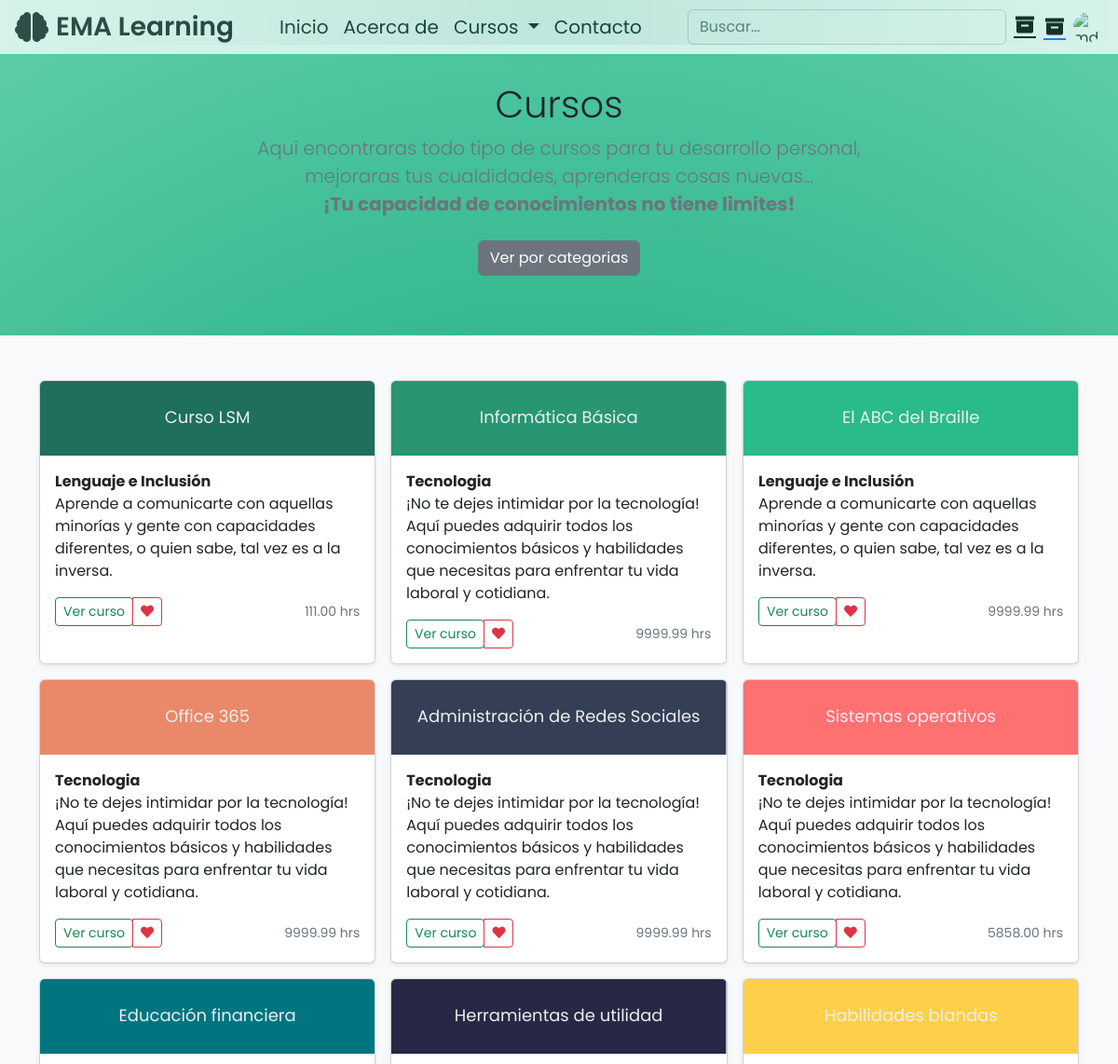
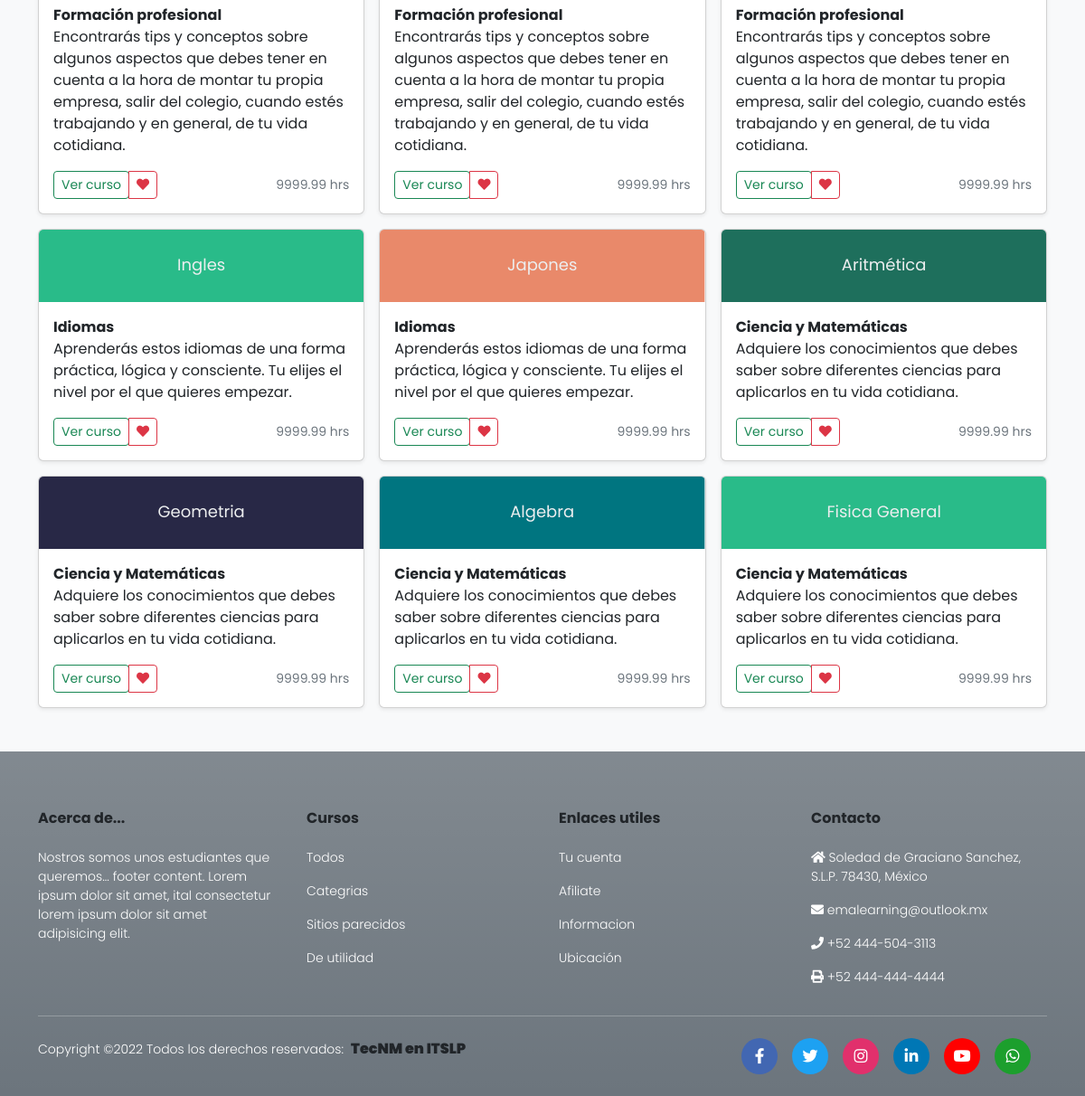
The page /Otra_Version/cursos.php (signed in) on the database its author committed (2 pictures, top to bottom).
### tables this page shows
CREATE TABLE `cursos` (
  `id` int(11) NOT NULL,
  `nombre` varchar(40) NOT NULL,
  `categoria` int(30) NOT NULL,
  `descripcion` text NOT NULL,
  `duracion` decimal(6,2) NOT NULL DEFAULT 0.00,
  `precio` decimal(6,2) NOT NULL DEFAULT 0.00,
  `imagen` varchar(1000) NOT NULL,
  `color` varchar(8) NOT NULL
);

CREATE TABLE `categorias` (
  `id` int(11) NOT NULL,
  `categoria` varchar(40) NOT NULL,
  `descripcion` text NOT NULL,
  `imagen` varchar(30) NOT NULL
);

### Otra_Version/cursos.php (the view, shortened to what this page needs)
<!DOCTYPE html>
<html lang="en">
<head>
  <link rel="stylesheet" href="https://cdnjs.cloudflare.com/ajax/libs/font-awesome/5.15.2/css/all.min.css">
  <link href='https://unpkg.com/boxicons@2.1.1/css/boxicons.min.css' rel='stylesheet'>
  <link rel="stylesheet" href="css/bootstrap.min.css">
  <link rel="stylesheet" href="css/style.css">
  <link rel="stylesheet" href="css/header.css">
  <link rel="stylesheet" href="https://unpkg.com/aos@next/dist/aos.css" />
</head>
<body>
  <?php
    require "header.php";
    ?>
  <main class="bgc">
    <section class="py-3 text-center container">
      <div class="row py-lg-4">
        <div class="col col-md-8 mx-auto">
          <h1 class="fw-light">Cursos</h1>
          <p class="lead text-muted">Aqui encontraras todo tipo de cursos para tu desarrollo
            personal, mejoraras tus cualdidades, aprenderas cosas nuevas... <br>
            <span class="fw-bold">¡Tu capacidad de conocimientos no tiene limites!</span>
          </p>
          <p>
            <a href="categorias.php" class="btn btn-secondary my-2">Ver por categorias</a>
          </p>
        </div>
      </div>
    </section>
    <div class="album py-5 bg-light">
      <div class="container">
        <div class="row row-cols-1 row-cols-sm-2 row-cols-md-3 g-3">
          <?php
          require "php/conexion.php";
          $sql = "SELECT * FROM `cursos` INNER join categorias on cursos.categoria=categorias.id;";
          $query = mysqli_query($conn, $sql);
          foreach ($query as $row) {
          ?>
          <div class="col">
            <div data-aos="zoom-in-left" class="card shadow-sm h-100">
              <svg class="bd-placeholder-img card-img-top" width="100%" height="80" xmlns="http://www.w3.org/2000/svg"
                role="img" aria-label="Placeholder: Thumbnail" preserveAspectRatio="xMidYMid slice" focusable="false">
                <title>Placeholder</title>
                <rect width="100%" height="100%" fill="<?php echo $row['color'] ?>" /><text x="50%" y="50%"
                  fill="#eceeef" dy=".3em">
                  <?php echo $row['nombre'] ?>
                </text>
              </svg>
              <div class="card-body">
                <p class="card-text">
                  <span class="fw-bold">
                    <?php echo $row['categoria'] ?>
                  </span>
                  <br>
                  <?php echo $row['descripcion'] ?>
                </p>
                <div class="d-flex justify-content-between align-items-center">
                  <div class="btn-group">
                    <a href="cursos/<?php echo $row['nombre'] ?>.php"><input class="btn btn-sm btn-outline-success"
                        type="button" value="Ver curso"></a>
                    <button type="button" class="btn btn-sm btn-outline-danger"><i class="fas fa-heart"></i></button>
                  </div>
                  <small class="text-muted">
                    <?php echo $row['duracion'] ?> hrs
                  </small>
                </div>
              </div>
            </div>
          </div>
          <?php
          }
          ?>
        </div>
      </div>
    </div>
  </main>
  <?php
    require "footer.php";
    ?>
</body>
</html>

### Otra_Version/css/style.css (style rules this page uses)
* { margin: 0; padding: 0; box-sizing: border-box; font-family: 'Poppins', sans-serif; transition: all 0.4s ease; }
body { background: linear-gradient(180deg, #eceaea, #f3f3f4, #7d7d7d); }

### Otra_Version/css/header.css (style rules this page uses)
.bd-placeholder-img { font-size: 1.125rem; text-anchor: middle; -webkit-user-select: none; -moz-user-select: none; user-select: none; }

### Otra_Version/cursos.php (style rules this page uses)
.bgc { background: rgb(0,157,113); background: radial-gradient(circle, rgba(0,157,113,1) 0%, rgba(92,205,167,1) 100%); }
.bd-placeholder-img { font-size: 1.125rem; text-anchor: middle; -webkit-user-select: none; -moz-user-select: none; user-select: none; }

### rows shown on the page
cursos: nombre "Curso LSM", categoria.categoria "Lenguaje e Inclusión", categoria.descripcion "Aprende a comunicarte con aquellas minorías y gente con capacidades diferentes, o quien sabe, tal vez es a la inversa.", duracion "111.00"
cursos: nombre "Informática Básica", categoria.categoria "Tecnologia", categoria.descripcion "¡No te dejes intimidar por la tecnología! Aquí puedes adquirir todos los conocimientos básicos y habilidades que necesitas para enfrentar tu vida laboral y cotidiana.", duracion "9999.99"
cursos: nombre "El ABC del Braille", categoria.categoria "Lenguaje e Inclusión", categoria.descripcion "Aprende a comunicarte con aquellas minorías y gente con capacidades diferentes, o quien sabe, tal vez es a la inversa.", duracion "9999.99"
cursos: nombre "Office 365", categoria.categoria "Tecnologia", categoria.descripcion "¡No te dejes intimidar por la tecnología! Aquí puedes adquirir todos los conocimientos básicos y habilidades que necesitas para enfrentar tu vida laboral y cotidiana.", duracion "9999.99"
cursos: nombre "Administración de Redes Sociales", categoria.categoria "Tecnologia", categoria.descripcion "¡No te dejes intimidar por la tecnología! Aquí puedes adquirir todos los conocimientos básicos y habilidades que necesitas para enfrentar tu vida laboral y cotidiana.", duracion "9999.99"
cursos: nombre "Sistemas operativos", categoria.categoria "Tecnologia", categoria.descripcion "¡No te dejes intimidar por la tecnología! Aquí puedes adquirir todos los conocimientos básicos y habilidades que necesitas para enfrentar tu vida laboral y cotidiana.", duracion "5858.00"
cursos: nombre "Educación financiera", categoria.categoria "Formación profesional", categoria.descripcion "Encontrarás tips y conceptos sobre algunos aspectos que debes tener en cuenta a la hora de montar tu propia empresa, salir del colegio, cuando estés trabajando y en general, de tu vida cotidiana.", duracion "9999.99"
cursos: nombre "Herramientas de utilidad", categoria.categoria "Formación profesional", categoria.descripcion "Encontrarás tips y conceptos sobre algunos aspectos que debes tener en cuenta a la hora de montar tu propia empresa, salir del colegio, cuando estés trabajando y en general, de tu vida cotidiana.", duracion "9999.99"
cursos: nombre "Habilidades blandas", categoria.categoria "Formación profesional", categoria.descripcion "Encontrarás tips y conceptos sobre algunos aspectos que debes tener en cuenta a la hora de montar tu propia empresa, salir del colegio, cuando estés trabajando y en general, de tu vida cotidiana.", duracion "9999.99"
cursos: nombre "Ingles", categoria.categoria "Idiomas", categoria.descripcion "Aprenderás estos idiomas de una forma práctica, lógica y consciente. Tu elijes el nivel por el que quieres empezar.", duracion "9999.99"
cursos: nombre "Japones", categoria.categoria "Idiomas", categoria.descripcion "Aprenderás estos idiomas de una forma práctica, lógica y consciente. Tu elijes el nivel por el que quieres empezar.", duracion "9999.99"
cursos: nombre "Aritmética", categoria.categoria "Ciencia y Matemáticas", categoria.descripcion "Adquiere los conocimientos que debes saber sobre diferentes ciencias para aplicarlos en tu vida cotidiana.", duracion "9999.99"
cursos: nombre "Geometria", categoria.categoria "Ciencia y Matemáticas", categoria.descripcion "Adquiere los conocimientos que debes saber sobre diferentes ciencias para aplicarlos en tu vida cotidiana.", duracion "9999.99"
cursos: nombre "Algebra", categoria.categoria "Ciencia y Matemáticas", categoria.descripcion "Adquiere los conocimientos que debes saber sobre diferentes ciencias para aplicarlos en tu vida cotidiana.", duracion "9999.99"
cursos: nombre "Fisica General", categoria.categoria "Ciencia y Matemáticas", categoria.descripcion "Adquiere los conocimientos que debes saber sobre diferentes ciencias para aplicarlos en tu vida cotidiana.", duracion "9999.99"
